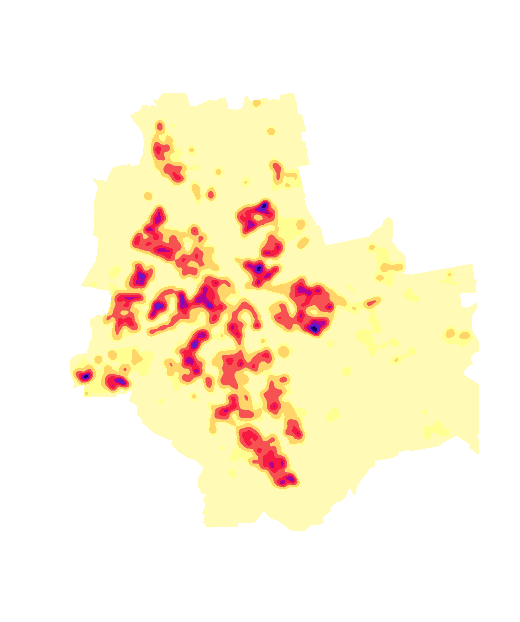
#> input picture docs/raw_image_data.png, 520 x 622 px
$ jupyter execute BigD.ipynb
#> lines starting #> are read from the running program, lines starting #| are printed output that depends on the picture; long printed decimals are rounded
[cell 1]
from PIL import Image
import numpy as np
import json
#import matplotlib.pyplot as plt

img = Image.open("raw_image_data.png")
#> img is the input picture: PIL image 520x622 RGBA; mean R, G, B, A 254.2, 243.6, 220.6, 255

img = img.convert("RGB")
#> img: PIL image 520x622 RGB

colors = [
    (25, 0, 117),
    (93, 26, 201),
    (176, 0, 150),
    (247, 25, 66),
    (247, 82, 82),
    (237, 149, 104),
    (255, 212, 105),
    (255, 255, 145),
    (255, 250, 181),
    (255, 255, 235),
    (255, 255, 255)
]

populacja_waw = 1765000

left = 20.852142
right = 21.257111
top = 52.366347
bottom = 52.100750

color_values = list(range(10, -1, -1))

color_to_value = {color: value for color, value in zip(colors, color_values)}

def find_closest_color_and_value(pixel):
    pixel_array = np.array(pixel)
    color_array = np.array(colors)
    distances = np.sqrt(np.sum((color_array - pixel_array) ** 2, axis=1))
    closest_color_index = np.argmin(distances)
    closest_color = colors[closest_color_index]
    value = color_to_value[closest_color]
    return value

width, height = img.size
#> width = 520; height = 622
image_values = np.zeros((height, width), dtype=int)
for y in range(height):
    for x in range(width):
        pixel = img.getpixel((x, y))
        value = find_closest_color_and_value(pixel)
        image_values[y, x] = value
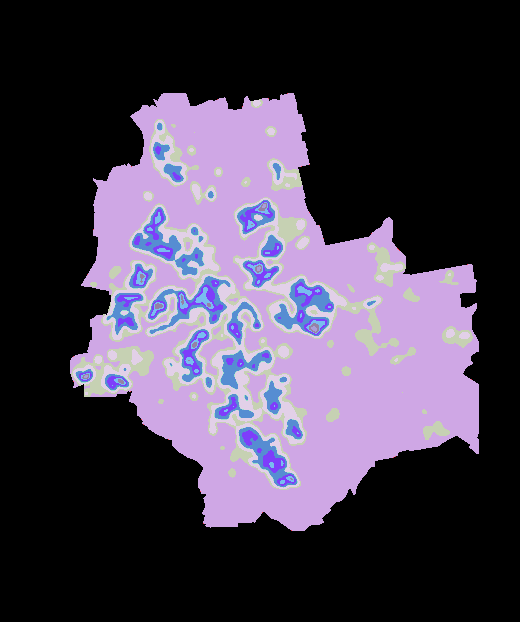
#> image_values: shape (622, 520) int64; 11 distinct labels, from 0 to 10; one colour per label, 0 black

#np.set_printoptions(threshold=np.inf)
#print(image_values)

image_values = image_values[~np.all(image_values == 0, axis=1)]
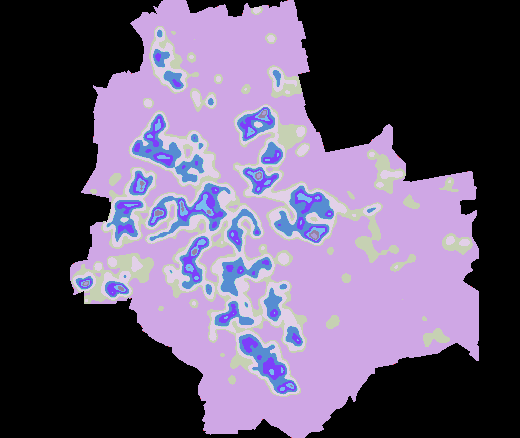
#> image_values: shape (438, 520) int64; 11 distinct labels, from 0 to 10; one colour per label, 0 black
image_values = image_values[:, ~np.all(image_values == 0, axis=0)]
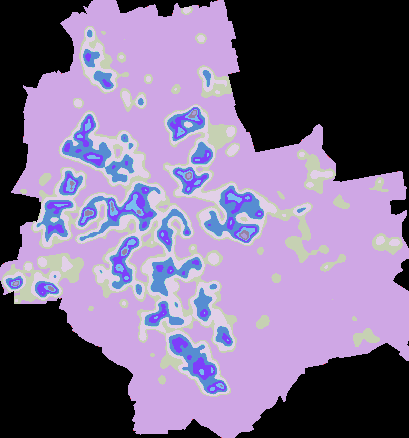
#> image_values: shape (438, 409) int64; 11 distinct labels, from 0 to 10; one colour per label, 0 black

#plt.imshow(image_values, cmap='gray')
#plt.axis('off')
#plt.show()

height, width = image_values.shape

lr = round( (right - left) / width , 6)
tb = round( (top - bottom) / height , 6)

#print(lr)
#print(tb)

support = []

y = top
for row in image_values:
    x = left
    for pixel in row:
        support.append([pixel, round(x,6), round(y,6)])
        x += lr
    y -= tb

#print(support)

count = 0
for record in support:
    count += record[0]
#> this loop made 179142 passes
#> record on passes 1 to 3: [0, 20.85, 52.37], [0, 20.85, 52.37], [0, 20.85, 52.37]

ppl_per_point = round(populacja_waw / count, 0)

#print(ppl_per_point)

for record in support:
    record[0] = record[0] * ppl_per_point
#print(support)

final = []
for record in support:
    if(record[0] != 0):
        final.append(record)

data = [{
    "coordinates": {
        "lon": record[1],
        "lat": record[2]
    },
    "population": record[0]
} for record in final]

#print(data)

with open('population_density.json', 'w') as json_file:
    json.dump(data, json_file, indent=2)

[cell 2]
print(517200000/len(final))
#| 4553.218

[cell 3]
pop = [0,0,0,0,0,0,0,0,0,0]
zbi = set()
zbi2 = set()
tab=[]
for record in final:
    #zbi.add((record[0]/5)-1)
    #zbi2.add(record[0])
    #print((record[0]/5)-1)
    pop[int((record[0]/5)-1)] += 1
    tab.append(record[0])
#> this loop made 113590 passes
#> record on passes 1 to 3: [10, 20.94, 52.37], [10, 20.95, 52.37], [10, 20.95, 52.37]

[cell 4]
zbi

[cell 5]
zbi2

[cell 6]
pop
#> Out = [30, 75000, 11680, 12289, 1195, 8152, 3716, 1187, 280, 61]

[cell 7]
import matplotlib.pyplot as plt

plt.hist(tab, bins=10, edgecolor='black')  # Ustawienie liczby przedziałów na 5
plt.ylabel('Liczba części')
plt.xlabel('Liczba mieszkańców na część')
plt.grid(True)
plt.show()
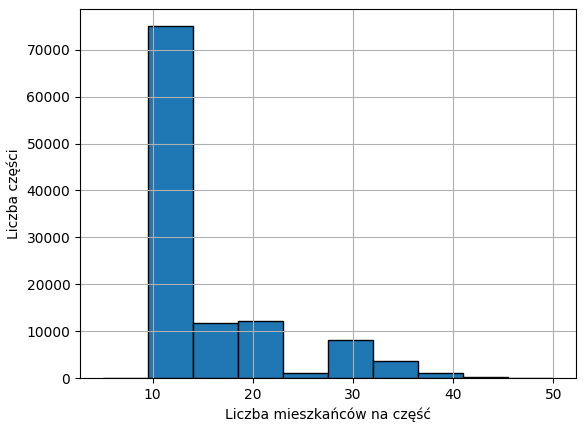
#> figure drawn by matplotlib, 1 panel; tallest bar 75000 high, from x = 9.5 to 14

[cell 8]
import matplotlib.pyplot as plt

plt.hist(tab, bins=10, edgecolor='black', log=True)  # Ustawienie liczby przedziałów na 5
plt.ylabel('Liczba części')
plt.xlabel('Liczba mieszkańców na część')
plt.grid(True)
plt.show()
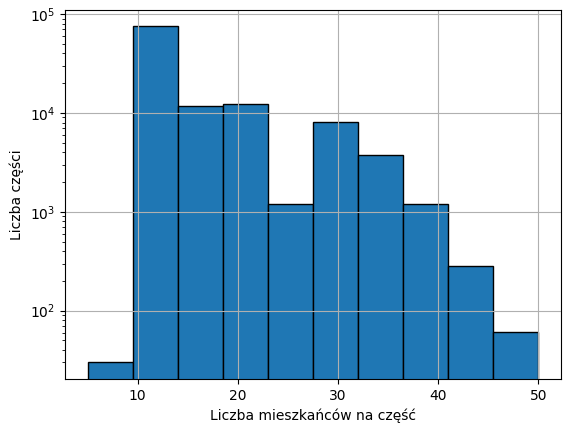
#> figure drawn by matplotlib, 1 panel; tallest bar 75000 high, from x = 9.5 to 14
